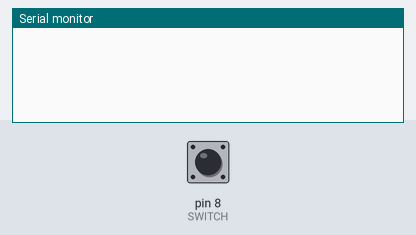
A sketch run on a simulated Arduino Uno, built with avr-gcc and run on an emulated ATmega328P. On the bench: the last lines printed to the serial monitor. Inputs (shaded band) come from the test bench; at power-on: pin 8 (SWITCH) LOW.

Above: at 1.2 s.
1.3 s: pin 8 (SWITCH) pulled HIGH for 0.15 s
At 2.1 s:
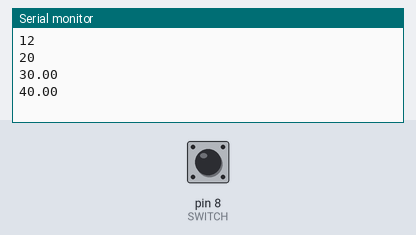
2.9 s: pin 8 (SWITCH) pulled HIGH for 1 s
At 3.3 s:
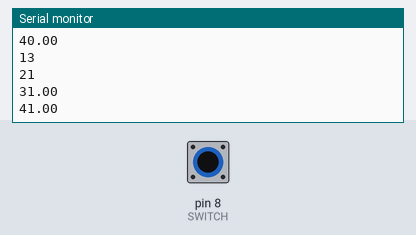
5.4 s: pin 8 (SWITCH) pulled HIGH for 0.15 s
At 6.4 s:
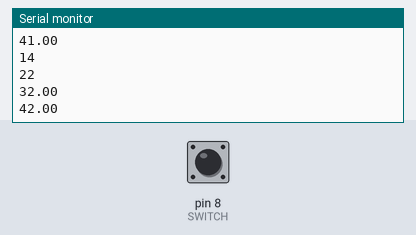
Timing chart, 0 to 8.4 s (numbered marks = the images above; inputs shaded):
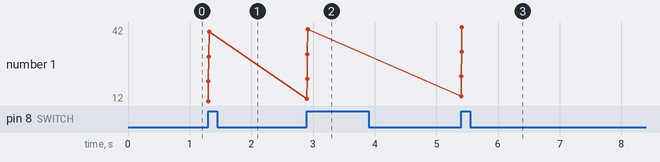

The sketch:

serialport.ino
```cpp
#define SWITCH 8

// Manera en la que se envian los datos
  int Temperature = 12;
  int Lumen = 20;
  float Humidity = 30;
  float CO2 = 40;

void setup() {
  /*
   *
   * ARCHIVO DE REPRESENTACION
   *
   */
   Serial.begin(9600);
   pinMode(SWITCH, INPUT);
}

void loop() {
  // Llamando a la funcion SendData
  if (digitalRead(SWITCH)) {
    SendData();
  }
}


void SendData() {

  // Enviando los datos por medio de comunicacion serial
  // los delays son necesarios, por cuestiones de prueba
  // se encuentran con un valor alto.
  Serial.println(Temperature);
  Serial.println(Lumen);
  Serial.println(Humidity);
  Serial.println(CO2);
  delay(1000); // el unico necesario para atrasar la cantidad de veces que se ejecuta la funcion
  Temperature++;
  Lumen++;
  Humidity++;
  CO2++;
}
```

Measured:
- after the input at 1.3 s, the serial monitor: prints a new line at once (image 1)
- after the input at 2.9 s, the serial monitor: prints a new line at once (image 2)
- after the input at 5.4 s, the serial monitor: prints a new line at once (image 3)
- plotted number 1: 40 → 41 after the input at 2.9 s, 41 → 42 after the input at 5.4 s
